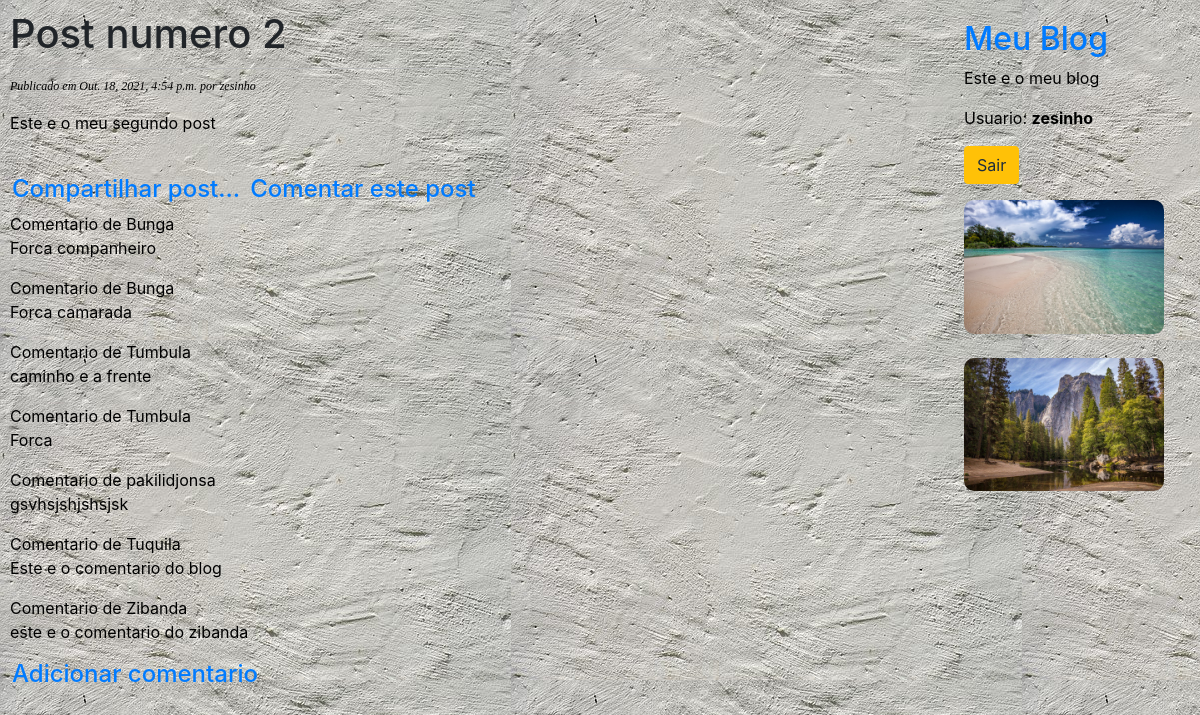
/post-numero-2/ (signed in), run on the app's committed database.
### blog/models.py (models this page shows, shortened)
class Post(models.Model):
    STATUS_CHOICES = (
        ('rascunho', 'Rascunho'),
        ('publicado', 'Publicado')
    )
    objects = models.Manager() #este e o gerenciador padrao
    publicados = PublicadosManager() #nosso gerenciador personalizado
    titulo = models.CharField(max_length=250)
    slug = models.SlugField(max_length=100)
    corpo = models.TextField()
    autor = models.ForeignKey(User, on_delete=models.CASCADE, related_name='blog_posts')
    publicado = models.DateTimeField(default=timezone.now)
    criado = models.DateTimeField(auto_now_add=True)
    status = models.CharField(max_length=9, choices=STATUS_CHOICES, default='rascunho')
    class Meta:
        ordering = ('-publicado',)
        verbose_name = 'Post'
        verbose_name_plural = 'Posts'

class Comentario(models.Model):
    post = models.ForeignKey(Post, on_delete=models.CASCADE)
    nome = models.CharField('nome', max_length=50)
    email = models.EmailField('E-mail')
    corpo = models.TextField('Comentario')
    criado = models.DateTimeField('Data da criacao', auto_now_add=True)
    ativo = models.BooleanField('Ativo', default=False)
    class Meta:
        verbose_name = 'Comentario'
        verbose_name_plural = 'Comentarios'

### blog/views.py (the view)
class DetalharPostView(DetailView):
    template_name = "blog/post/detalharpost.html"
    model = Post
    def _get_coments(self, id_post):
        try:
            return Comentario.objects.filter(post_id=id_post)
        except Comentario.DoesNotExist:
            raise Exception
    def get_context_data(self, **kwargs):
        context = super(DetalharPostView, self).get_context_data(**kwargs)
        context['coments'] = self._get_coments(self.object.id)
        return context

### blog/templates/blog/post/detalharpost.html (shortened to what this page needs)
{% extends 'blog/base.html' %}
{% block conteudo %}
    <h1> {{ post.titulo }} </h1>
    <p class="date">
        Publicado em {{ post.publicado }} por {{ post.autor }}
    </p>
    <p class="paragraph">
        {{ post.corpo|linebreaks }}
    </p>
    <br>
    <h4>
        <span style="margin-right: 2px; margin-left: 2px;">
            <a href="{% url 'blog:share_post' post.id %}">
                Compartilhar post...
            </a>
        </span>
        <span style="margin-right: 2px; margin-left: 2px;">
            <a href="{% url 'blog:comentar_post' post.id %}">
                Comentar este post
            </a>
        </span>
    </h4>
    {% for c in coments %}
        <p> Comentario de {{ c.nome }} <br>
            {{ c.corpo }}
        </p>
    {% endfor %}
    <h4>
        <span style="margin-right: 2px; margin-left: 2px;">
            <a href="{% url 'blog:comentar_post' post.id %}">
                Adicionar comentario
            </a>
        </span>
    </h4>
{% endblock %}

### blog/templates/blog/base.html (shortened to what this page needs)
<!DOCTYPE html>
{% load static %}
<html lang="pt-br">
<head>
    <link rel="stylesheet" href="{% static 'blog/css/blog.css' %}"/>
    <link rel="stylesheet" href="{% static 'blog/css/adminlte.min.css' %}"/>
    <link rel="stylesheet" href="{% static 'blog/css/all.min.css' %}"/>
    <link rel="stylesheet" href="{% static 'blog/css/icheck-bootstrap.min.css' %}"/>
</head>
<body style="background: url('static/img/texture-1504364__340.jpg');">
        <div id="content">
            {% block conteudo %}
            {% endblock %}
        </div>
        <div id="sidebar">
            <h2><a href="{% url 'blog:listar_posts' %}">Meu Blog</a></h2>
            <p>Este e o meu blog</p>
                {% if user.is_anonymous %}
            <p><a class="btn btn-primary" href="{% url 'blog:cadastrouser' %}">Cadastrar</a></p>
            <p><a class="btn btn-primary" href="{% url 'blog:loginuser' %}">Entrar</a></p>
        {% else %}
            <p>Usuario: <b> {{ user.username }} </b></p>
            <p><a class="btn btn-warning" href="{% url 'blog:logoutuser' %}">Sair</a></p>
            <div>
                <img src="static/img/white-sand-beach-2252020_960_720.jpg" style="width: 200px; border-radius: 10px;"/>
            </div>
            <br>
            <div>
                <img src="static/img/mountains-1209302_960_720.jpg" style="width: 200px; border-radius: 10px;"/>
            </div>
        {% endif %}
    </div>
</body>
</html>

### blog/static/blog/css/blog.css (style rules this page uses)
body { background-image: linear-gradient(rgba(0,0,0,0.5), rgba(0,0,0,0.5)) background-size: cover; background-position: center; background-attachment: fixed; width: 100%; heigth: 20px solid #fff; font-family: Arial, sans-serif; padding: 10px; margin: 20px auto; max-width: 1500px; }
a { color: yellow; text-decoration: none; }
p { color: black; text-decoration: none; }
p.date { color: black; font-family: georgia, serif; font-size: 12px; font-style: italic; }
h1 { font-neight: normal; border-bottom: 1px solid #bbb; padding: 0 0 10px 0; }
h2 { font-neight: normal; margin: 10px 0 0; }
#content { float: left; width: 60%; padding: 0 0 30px; }
#sidebar { float: right; width: 20%; padding: 10px; background-color: light grey; height: 500px; border-radius: 10px; }

### data on the page
Post: titulo "Post numero 2", publicado "Out. 18, 2021, 4:54 p.m.", autor "zesinho", corpo "Este e o meu segundo post"
Comentario: nome "Bunga", corpo "Forca companheiro"
Comentario: nome "Bunga", corpo "Forca camarada"
Comentario: nome "Tumbula", corpo "caminho e a frente"
Comentario: nome "Tumbula", corpo "Forca"
Comentario: nome "pakilidjonsa", corpo "gsvhsjshjshsjsk"
Comentario: nome "Tuquila", corpo "Este e o comentario do blog"
Comentario: nome "Zibanda", corpo "este e o comentario do zibanda"

### other printed values
{{ user.username }} "zesinho"
